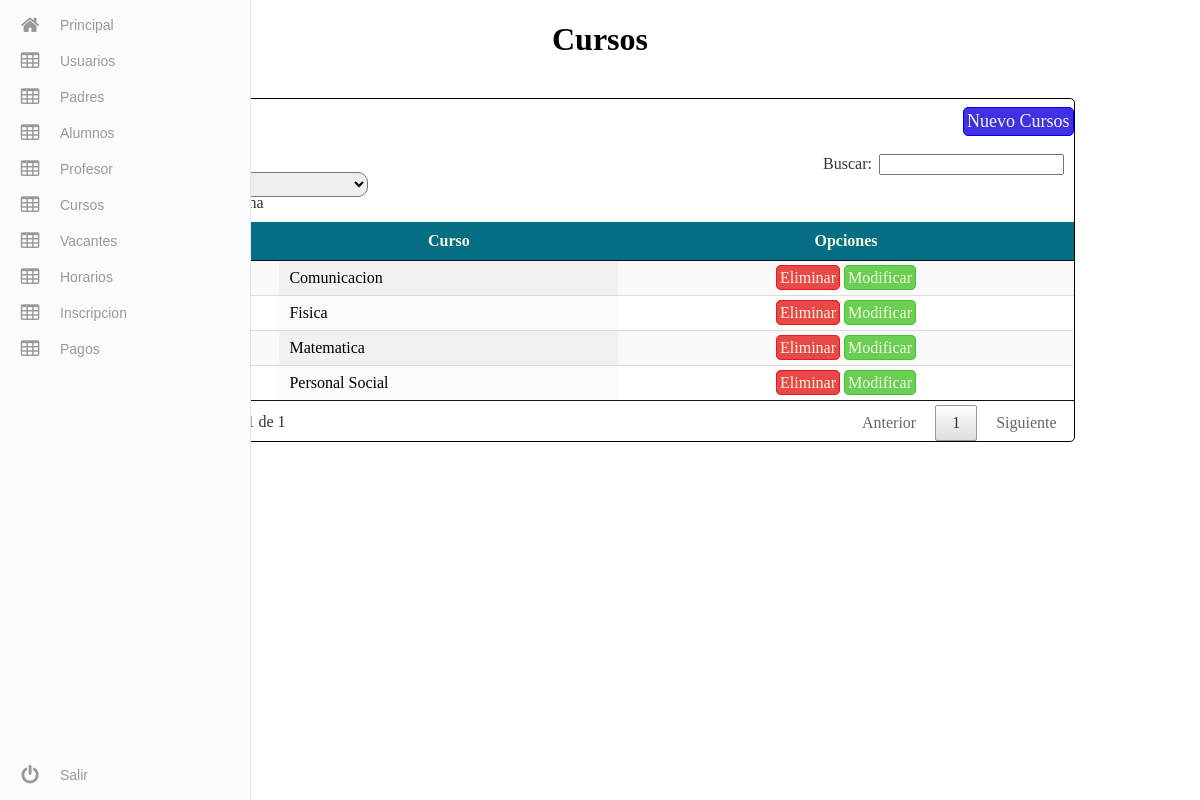
/admin/Cursos/curso.php (signed in), run on the app's committed database.
### tables this page shows
CREATE TABLE `cursos` (
  `id_curso` int(11) NOT NULL,
  `curso` varchar(50) NOT NULL
);

### admin/Cursos/curso.php (the view, shortened to what this page needs)
<?php
    $re=mysql_query("SELECT * FROM cursos");
?>
<!DOCTYPE html>
<html >
  <head>
    <link rel="stylesheet" href="../css/menu.css">
    <link rel="stylesheet" href="../css/tabla.css?v2">
    <link rel="stylesheet" type="text/css" href="../css/jquery.dataTables.min.css">
  </head>
  <body>
    <?php
        include ('../include/menu.php');
    ?>
    <center><h1>Cursos</h1></center>
    <br>
    <div class="tablas">
        <a href="nuevo.php" class="NuevoU" >Nuevo Cursos</a>
        <table id="example" class="display" cellspacing="0" width="100%">
			<thead>
				<tr>
                    <th>Curso</th>
					<th>Opciones</th>
				</tr>
			</thead>
			<tbody>
				<?php while($row =mysql_fetch_array($re)){  ?>
					<tr>
						<td><?php echo $row['id_curso']; ?></td>
                        <td><?php echo $row['curso']; ?></td>
						<td><center><a class="eli" href="eliminar.php?id=<?php echo $row['id_curso']; ?>" onclick="javascript:return confirmacion();">Eliminar</a>
                            <a class="edi" href="modificar.php?id=<?php echo $row['id_curso']; ?>" >Modificar</a></center></td>
					</tr>
				<?php } ?>
			</tbody>
		</table>
    </div>
  </body>
</html>

### admin/css/tabla.css (style rules this page uses)
.tablas { border: solid 1px black; width: 80%; min-width: 100px; margin-left: auto; margin-right: auto; border-radius: 5px; }
thead { background: #066e84; margin-top: 5px; color: beige; }
.tablas a { padding: 3px; margin-left: auto; margin-right: auto; border-radius: 5px; text-decoration: none; color: beige; }
.eli { border: solid 1px #E31B1B; background: #e84848; }
.edi { border: solid 1px #46C32A; background: #6acf54; }
.NuevoU { border: solid 1px blue; padding: 10spx; border-radius: 5px; float:right; margin: 8px; margin-right: 10px; background: #4131e5; font-size: 18px; }

### data on the page
cursos: curso "Comunicacion"
cursos: curso "Matematica"
cursos: curso "Fisica"
cursos: curso "Personal Social"
